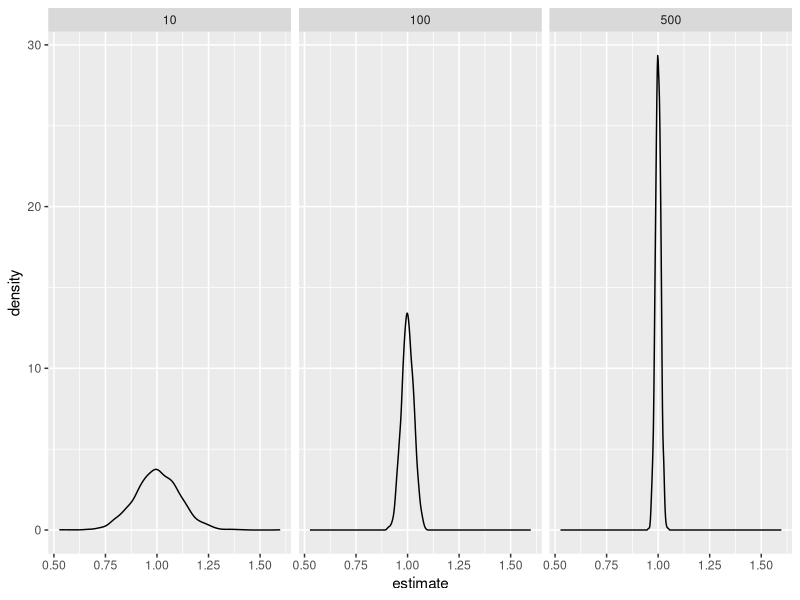
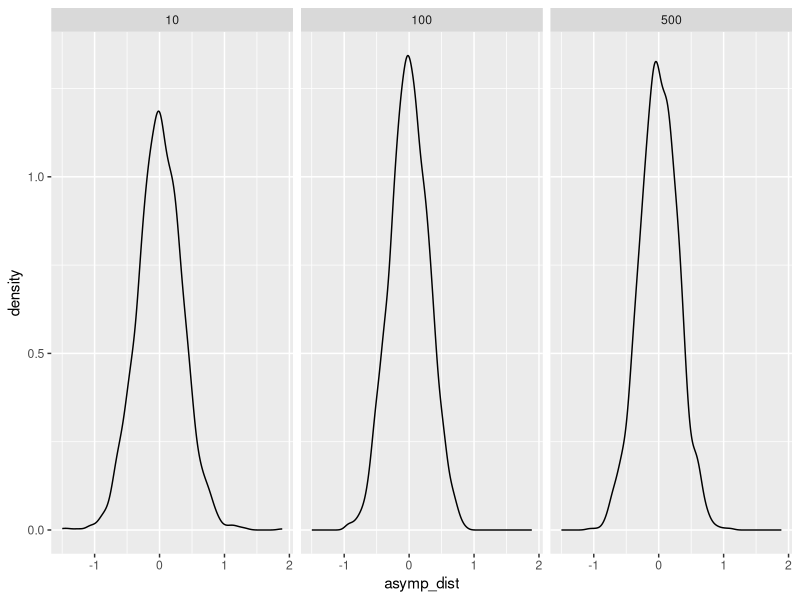
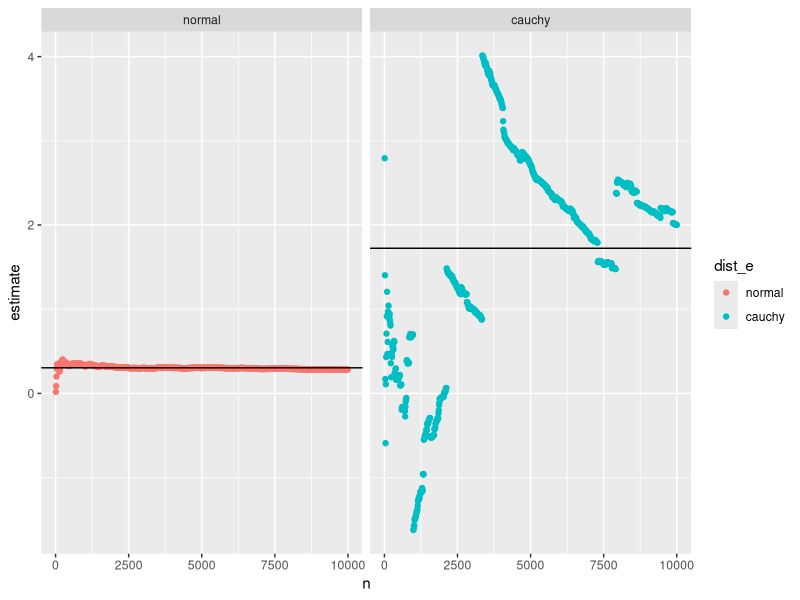

Write the R code that produced these figures, in order.
## ---- chunk 1
knitr::opts_chunk$set(echo = FALSE)
## ---- chunk 2
rm(list = ls())      # clean the workspace
library(tidyverse) #everything
library(lmtest) # coeftest
library(sandwich) # vcovHC
library(dplyr)
library(broom) # tidy the output
library(knitr) # For knitting document and include_graphics function
library(png)      # For grabbing the dimensions of png files
Simu_beta <- function(n){
  df <- data_frame(x = rnorm(n,0,1),
                   e = runif(n,0,1),
                   y = 1+x+e)
  reg <- lm(y ~ x, data = df)
  rs <- coeftest(reg, vcov=vcovHC(reg, type="const")) %>% 
    tidy %>%
    filter(term=="x") %>%  # keep only stats about beta_1
    select(estimate) %>%   # keep estimate
    mutate(n = n, asymp_dist = sqrt(n)*(estimate - 1)) %>%
    select(n,everything())
  return(rs)
}

Simu_beta(10) # test output
S <- 2000
size_gr <- expand.grid(1:S, n=c(10,100,500))
simu_gr <- mapply(Simu_beta, n=size_gr$n, SIMPLIFY = FALSE) %>%
  bind_rows() %>%
  as_data_frame()
## ---- chunk 3
ggplot(aes(x=estimate), data=simu_gr) +
  geom_density()+
  facet_grid(.~n)
## ---- chunk 4
ggplot(aes(x=asymp_dist), data=simu_gr) +
  geom_density() +
  facet_grid(.~n)
## ---- chunk 5
rm(list = ls())
N <- 10000
dgp <- function(dist_err){
  set.seed(10101)
  if(dist_err == "normal"){
    err = rnorm(N,0,1)
  }
  else if(dist_err == "cauchy"){
    err = rcauchy(N,0,1)
  }
  df <- data_frame(x = rnorm(N,0,1),
                   y = 0.8 + 0.3*x + err,
                   dist_err = dist_err)
  return(df)
}
head(dgp("normal"),10) # test the output

sample <- mapply(dgp, dist_err=c("normal","cauchy"), SIMPLIFY = FALSE) %>%
  bind_rows() %>%
  as_data_frame()

Mycoef <- function(n,d){
  dat <- filter(sample, dist_err == d)%>%
    head(n = n)
  reg <- lm(y ~ x, data = dat)
  beta <- coeftest(reg, vcov=vcovHC(reg, type="const")) %>% 
    tidy %>%
    filter(term=="x") %>%
    select(estimate) %>%
    mutate(n = n, dist_e = d)
  return(beta)
}

Mycoef(100, "normal")  # test the output

size_gr <- expand.grid(n = seq(10,N, by = 10), d=c("normal","cauchy"))
simu_gr <- mapply(Mycoef, n=size_gr$n, d = size_gr$d, SIMPLIFY = FALSE) %>%
  bind_rows() %>%
  as_data_frame()
## ---- chunk 6
stats_beta <- simu_gr %>%
  group_by(dist_e) %>% 
  summarise(mean=mean(estimate),
            sd = sd(estimate))
kable(stats_beta, digits = 3, caption = "Mean and sd of OLS coefficients")
## ---- chunk 7
ggplot(aes(x=n, y=estimate, colour = dist_e), data=simu_gr) +
  geom_point() +
  facet_grid(. ~ dist_e) +
  geom_hline(aes(yintercept= mean(estimate)),
             data <- simu_gr %>%
               filter(dist_e == "normal")) +
  geom_hline(aes(yintercept= mean(estimate)),
             data <- simu_gr %>%
               filter(dist_e == "cauchy"))
